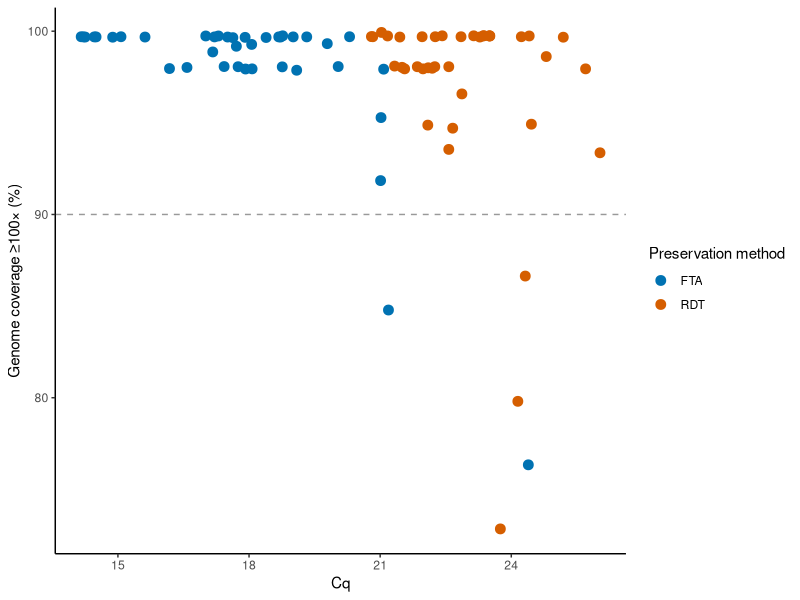

Generate this figure with R:

library(tidyverse)
## Cq versus genome cov 

cq<- read_csv("processed/Cq_data.csv")

# fix to match
qpcr_analysis <- cq %>%
  rename(
    sample_id = Sample_ID,
    sample_type = Medium,
    temp = Temperature,
    timepoint = Time
  ) %>%
  mutate(
    temp = recode(
      temp,
      "Ambient" = "RT",
      "37°C" = "37"
    ),
    timepoint = as.numeric(gsub("D", "", timepoint))  )

genome<- read_csv("processed/genome_data.csv")


seq_qpcr <- genome %>%
  left_join(
    qpcr_analysis,
    by = c(
      "sample_id",
      "sample_type",
      "temp",
      "timepoint"
    )
  )


# plot of cq by genome cov
ggplot(
  seq_qpcr,
  aes(
    x = Cq,
    y = coverage_20,
    colour = sample_type
  )
) +
  scale_colour_manual(
    values = c(
      "FTA" = "#0072B2",
      "RDT" = "#D55E00"
    )
  ) +
  geom_point(size=3) +
  
  
  geom_hline(
    yintercept = 90,
    
    linetype = "dashed",
    colour = "grey60",
    linewidth = 0.5
  ) +
  theme_classic() +
  labs(
    x="Cq",
    y="Genome coverage ≥100× (%)",
    colour="Preservation method"
  )
